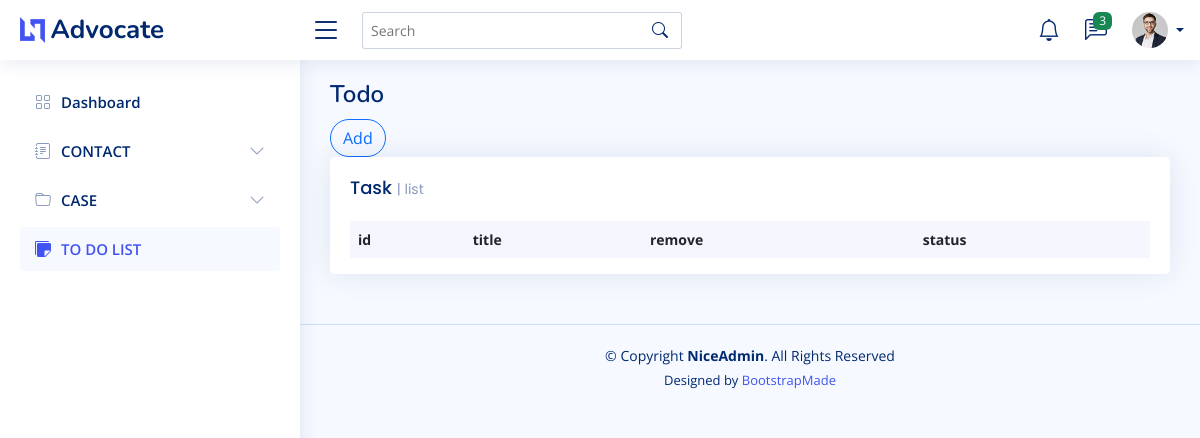
The app's page /advocate/todolist, older data.
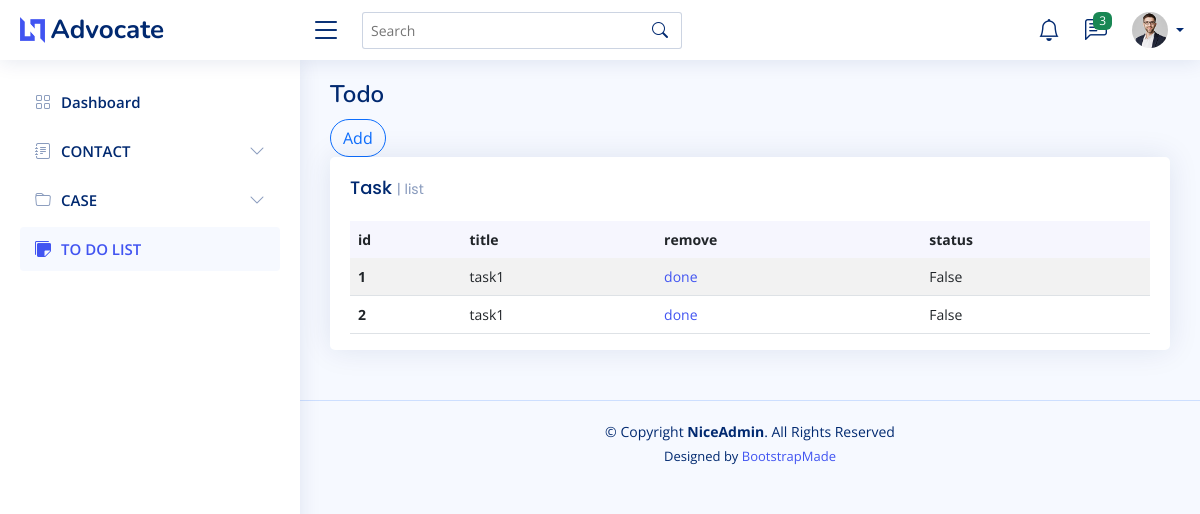
The same page, newer data.
### Admin_user/models.py (models this page shows)
class Todo_list(models.Model):
    title=models.CharField(max_length=50)
    description=models.CharField(max_length=50)
    user=models.ForeignKey(User, on_delete=models.CASCADE)
    status=models.BooleanField(default=False)
    date=models.DateField(auto_now=False, auto_now_add=False,null=True)
    time=models.TimeField(auto_now=False, auto_now_add=False,null=True)

### advocate/views.py (the view)
# urls.py: path("todolist",todolist,name="adv_todo"),
def todolist(request):
    context={"title":"Todo"}
    context["todo_list"]=True
    data=Todo_list.objects.all()
    context["data"]=data
    context["form"]=TodolistFrom()
    return render(request,"advocate/todo.html",context)

### Admin_user/form.py
class TodolistFrom(forms.ModelForm):
    class Meta:
        model=Todo_list
        exclude=["user","status"]
        widgets={
            'date':DateInput(attrs={'type':"date"}),
            'time':TimeInput(attrs={'type':"time"})
        }
    def __init__(self,*args,**kwargs):
            super(TodolistFrom,self).__init__(*args,**kwargs)
            for i in self.fields.values():
                i.widget.attrs['class']="form-control"

### templates/advocate/todo.html (shortened to what this page needs)
{% extends 'advocate/main.html' %}
{% block content %}
<button type="button" class="btn btn-outline-primary rounded-pill" data-bs-toggle="modal" data-bs-target="#largeModal">
    Add
  </button>
                {%load crispy_forms_tags %}
<div class="col-12">
  <div class="card top-selling overflow-auto">
    <div class="card-body pb-0">
        <h5 class="card-title">Task <span>| list</span></h5>
        <table class="table table-striped">
          <thead>
            <tr>
              <th scope="col">id</th>
              <th scope="col">title</th>
              <th scope="col">remove</th>
              <th scope="col">status</th>
            </tr>
          </thead>
          <tbody>
            {% for i in data %}
            <tr>
              <th scope="row">{{i.id}}</th>
              <td>{{i.title}}</td>
              <td><a href="todo/done/{{i.id}}">done</a></td>
              <td>{{i.status}}</td>
            </tr>
            {% endfor %}
          </tbody>
        </table>
      </div>
    </div>
  </div>
{% endblock content %}

Row changes from the older to the newer data that the page shows:
added Todo_list: id "1", title "task1", status "False"
added Todo_list: id "2", title "task1", status "False"
